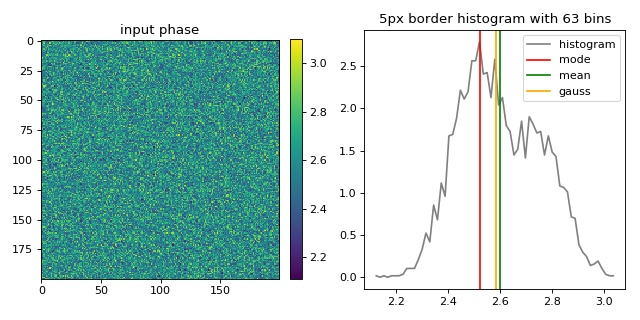

The Python source for this figure:
"""Background image offset correction

This example illustrates the different background offset
correction methods implemented in qpimage. The gaussian
method yields the best results, because the input
noise is gaussian.
"""
import matplotlib.pylab as plt
import numpy as np
import qpimage

size = 200  # the size of the image
bg = 2.5  # the center of the background phase distribution
scale = .1  # the spread of the background phase distribution

# compute random phase data
rsobj = np.random.RandomState(42)
data = rsobj.normal(loc=bg, scale=scale, size=size**2)
# Add a second distribution `data2` at random positions `idx`,
# such that there is no pure gaussian distribution.
# (otherwise 'mean' and 'gaussian' cannot be distinguished)
data2 = rsobj.normal(loc=bg*1.1, scale=scale, size=size**2//2)
idx = rsobj.choice(data.size, data.size//2)
data[idx] = data2
# reshape `data` to get a 2D array
data = data.reshape(size, size)

qpi = qpimage.QPImage(data=data, which_data="phase")

cpkw = {"which_data": "phase",  # correct the input phase data
        "fit_profile": "offset",  # perform offset correction only
        "border_px": 5,  # use a border of 5px of the input phase
        "ret_binary": True,  # return the binary image for visualization
        }

binary = qpi.compute_bg(fit_offset="mode", **cpkw)
bg_mode = np.mean(qpi.bg_pha[binary])

qpi.compute_bg(fit_offset="mean", **cpkw)
bg_mean = np.mean(qpi.bg_pha[binary])

qpi.compute_bg(fit_offset="gauss", **cpkw)
bg_gauss = np.mean(qpi.bg_pha[binary])

bg_data = data[binary]
# compute histogram
nbins = int(np.ceil(np.sqrt(bg_data.size)))
mind, maxd = bg_data.min(), bg_data.max()
histo = np.histogram(bg_data, nbins, density=True, range=(mind, maxd))
dx = abs(histo[1][1] - histo[1][2]) / 2
hx = histo[1][1:] - dx
hy = histo[0]

# plot the properties of `qpi`
plt.figure(figsize=(8, 4))

ax1 = plt.subplot(121, title="input phase")
map1 = plt.imshow(data)
plt.colorbar(map1, ax=ax1, fraction=.046, pad=0.04)


t2 = "{}px border histogram with {} bins".format(cpkw["border_px"], nbins)
plt.subplot(122, title=t2)
plt.plot(hx, hy, label="histogram", color="gray")
plt.axvline(bg_mode, 0, 1, label="mode", color="red")
plt.axvline(bg_mean, 0, 1, label="mean", color="green")
plt.axvline(bg_gauss, 0, 1, label="gauss", color="orange")
plt.legend()

plt.tight_layout()
plt.show()
